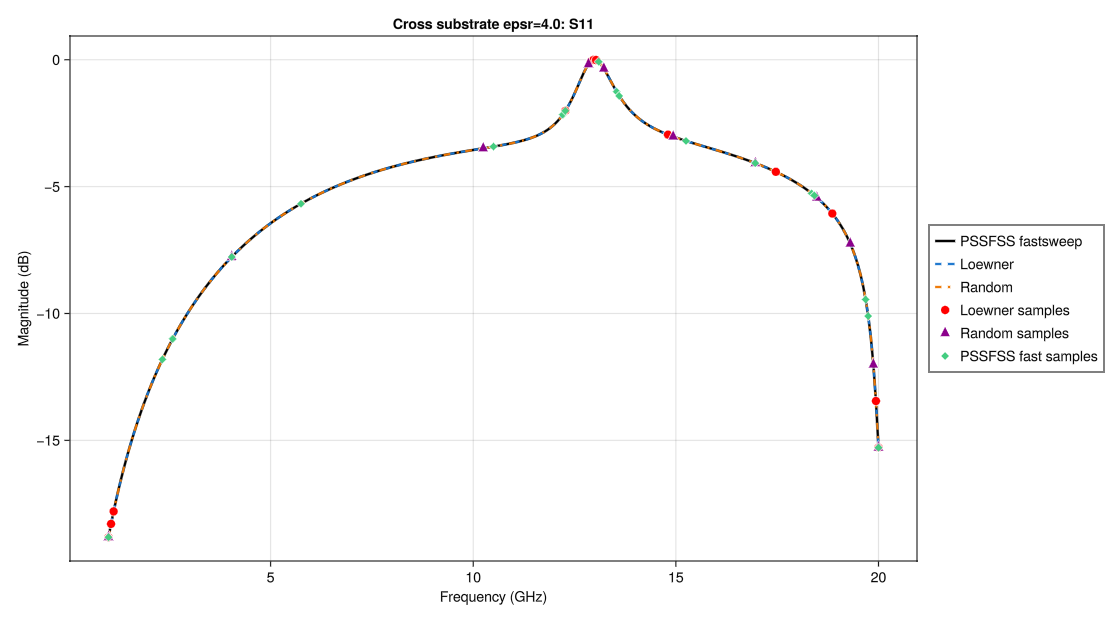

This figure's Julia source:
include(joinpath(@__DIR__, "common.jl"))

function cross_substrate_case(;
    epsr = 4.0,
    fmin = 1.0,
    fmax = epsr == 1 ? 30.0 : epsr == 2 ? 26.0 : 20.0,
    nfreq = 301,
    ntri = 600,
)
    sheet = loadedcross(;
        w = 1.0,
        L1 = 0.6875,
        L2 = 0.0625,
        s1 = [1.0, 0.0],
        s2 = [0.0, 1.0],
        ntri,
        units = cm,
    )

    strata = [
        Layer()
        sheet
        Layer(ϵᵣ = epsr, width = 3mm)
        Layer()
    ]

    return strata, collect(range(fmin, fmax, length = nfreq)), (ϕ = 0, θ = 0)
end

function run(; epsr = 4.0, nfreq = 301, ntri = 600, seed = 1, run_direct = false, options = DEFAULT_SWEEP_OPTIONS)
    strata, freqs, steering = cross_substrate_case(; epsr, nfreq, ntri)
    return run_sweep_comparison(
        strata,
        freqs,
        steering;
        label = "Cross substrate epsr=$(epsr)",
        options,
        seed,
        run_direct,
    )
end

results = run();
plot_comparison(results; savepath = joinpath(@__DIR__, "cross_substrate.png"))
